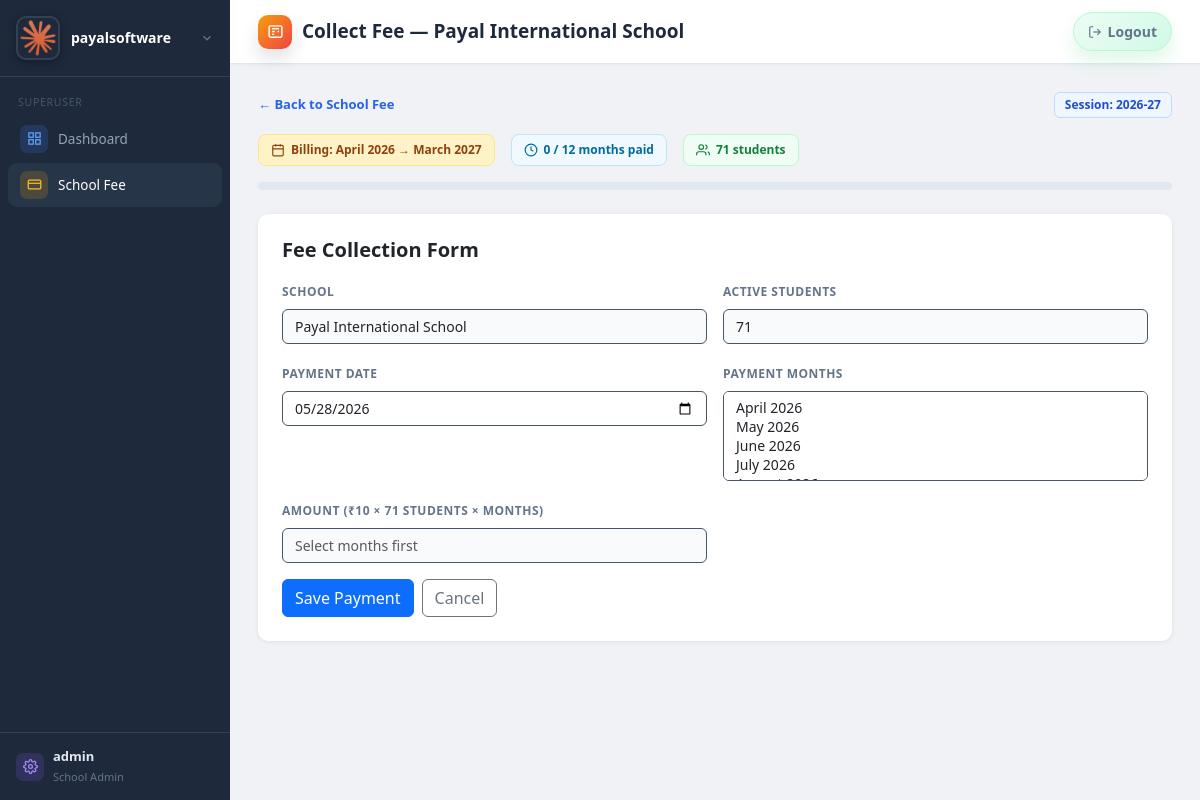
/super/schools/1/collect-fee/ (signed in), run on the app's committed database.
### schoolapp/models.py (models this page shows, shortened)
class SuperUserSettings(models.Model):
    software_name = models.CharField(max_length=150, default='SchoolERP')
    superuser_name = models.CharField(max_length=150, blank=True)
    superuser_email = models.EmailField(blank=True)
    superuser_phone = models.CharField(max_length=20, blank=True)
    logo = models.ImageField(upload_to='software_logos/', blank=True, null=True)
    organization_address = models.TextField(blank=True)
    notes = models.TextField(blank=True)
    default_session = models.CharField(max_length=20, blank=True, default='',
                                       help_text='Default academic session shown on superuser dashboard and school fee pages.')
    updated_at = models.DateTimeField(auto_now=True)
    @classmethod
    def get_solo(cls):
        obj = cls.objects.order_by('pk').first()
        if obj:
            return obj
        return cls.objects.create()

class User(AbstractUser):
    SUPERUSER = 'superuser'
    SCHOOL_ADMIN = 'school_admin'
    ROLES = [(SUPERUSER, 'Super User'), (SCHOOL_ADMIN, 'School Admin')]
    role = models.CharField(max_length=20, choices=ROLES, default=SCHOOL_ADMIN)
    school = models.ForeignKey(School, on_delete=models.CASCADE, null=True, blank=True)
    def is_super(self):
        return self.role == self.SUPERUSER or self.is_superuser

class School(models.Model):
    name = models.CharField(max_length=200)
    subdomain = models.SlugField(
        max_length=63, unique=True, null=True, blank=True,
        help_text='URL slug for this school, e.g. "greenwood" → greenwood.erpdomain.com',
    )
    phone = models.CharField(max_length=20, blank=True)
    email = models.EmailField(blank=True)
    logo = models.ImageField(upload_to='school_logos/', blank=True, null=True)
    address = models.TextField(blank=True)
    is_active = models.BooleanField(default=True)
    fee_per_student = models.DecimalField(max_digits=8, decimal_places=2, default=0)
    created_at = models.DateTimeField(auto_now_add=True)

### schoolapp/views/superuser_views.py (the view, shortened to what this page needs)
# urls.py: path('super/schools/<int:school_pk>/collect-fee/', views.super_collect_fee, name='super_collect_fee'),
@super_only
def super_collect_fee(request, school_pk):
    school = get_object_or_404(School, pk=school_pk)
    profile = SchoolProfile.get_for_school(school)
    su_settings = SuperUserSettings.get_solo()
    system_session = get_current_academic_session()
    su_default_session = su_settings.default_session or system_session
    current_session = su_default_session or profile.current_academic_session
    fee_per_student = school.fee_per_student
    is_current_profile_session = (current_session == profile.current_academic_session)
    if is_current_profile_session:
        num_students = Student.objects.filter(school=school, status=Student.STATUS_ACTIVE).count()
    else:
        num_students = Student.objects.filter(school=school, academic_session=current_session).count()
        if num_students == 0:
            num_students = Student.objects.filter(school=school, status=Student.STATUS_ACTIVE).count()
    available_sessions = sorted(
        {profile.current_academic_session}
        | set(SchoolBillingPayment.objects.filter(school=school).values_list('academic_session', flat=True).distinct())
        | set(SchoolSessionRecord.objects.filter(school=school).values_list('academic_session', flat=True)),
        reverse=True,
    )
    all_billing_months = get_school_billing_months(school, current_session)
    regular_month_students = {}
    adjustment_month_students = {}
    all_session_payments = SchoolBillingPayment.objects.filter(school=school, academic_session=current_session)
    paid_months = set(regular_month_students.keys())
    unpaid_months = [(val, label) for val, label in all_billing_months if val not in paid_months]
    adjustment_rows = []
    total_adjustment_due = Decimal('0.00')
    for token, label in all_billing_months:
        if token in paid_months:
            covered = regular_month_students.get(token, 0) + adjustment_month_students.get(token, 0)
            deficit = num_students - covered
            if deficit > 0:
                adj_amt = fee_per_student * deficit
                adjustment_rows.append({'token': token, 'label': label, 'covered': covered, 'deficit': deficit, 'amount': adj_amt})
                total_adjustment_due += adj_amt
    billing_history = all_session_payments.order_by('-payment_date')
    total_billed = billing_history.aggregate(t=Sum('amount_paid'))['t'] or Decimal('0.00')
    return render(request, 'superuser/collect_fee.html', {
        'school': school,
        'num_students': num_students,
        'fee_per_student': fee_per_student,
        'per_month_amount': fee_per_student * num_students,
        'unpaid_months': unpaid_months,
        'adjustment_rows': adjustment_rows,
        'total_adjustment_due': total_adjustment_due,
        'billing_history': billing_history,
        'total_billed': total_billed,
        'total_months': len(all_billing_months),
        'paid_count': len(all_billing_months) - len(unpaid_months),
        'current_session': current_session,
        'billing_start': all_billing_months[0][1] if all_billing_months else '',
        'billing_end': all_billing_months[-1][1] if all_billing_months else '',
        'available_sessions': available_sessions,
        'su_default_session': su_default_session,
    })

### templates/superuser/collect_fee.html (shortened to what this page needs)
{% extends 'base.html' %}
{% load fee_tags %}
{% block page_title %}Collect Fee — {{ school.name }}{% endblock %}
{% block extra_head %}
<link rel="stylesheet" href="https://cdn.jsdelivr.net/npm/choices.js/public/assets/styles/choices.min.css">
{% endblock %}
{% block content %}
<div class="d-flex align-items-center justify-content-between flex-wrap gap-2 mb-3">
  <a href="{% url 'super_school_fee_dashboard' %}" style="font-size:13px;font-weight:600;color:#2563eb;text-decoration:none;">
    ← Back to School Fee
  </a>
  <span style="background:#eff6ff;border:1.5px solid #bfdbfe;color:#1d4ed8;border-radius:6px;padding:3px 10px;font-weight:700;font-size:12px;">
    Session: {{ current_session }}
  </span>
</div>
<div class="d-flex flex-wrap gap-3 mb-3 align-items-center">
  <span class="info-pill" style="background:#fef3c7;border-color:#fde68a;color:#92400e;">
    <svg width="14" height="14" viewBox="0 0 24 24" fill="none" stroke="currentColor" stroke-width="2"><rect x="3" y="4" width="18" height="18" rx="2"/><path d="M16 2v4M8 2v4M3 10h18"/></svg>
    Billing: {{ billing_start }} → {{ billing_end }}
  </span>
  <span class="info-pill">
    <svg width="14" height="14" viewBox="0 0 24 24" fill="none" stroke="currentColor" stroke-width="2"><circle cx="12" cy="12" r="10"/><path d="M12 6v6l4 2"/></svg>
    {{ paid_count }} / {{ total_months }} months paid
  </span>
  <span class="info-pill" style="background:#f0fdf4;border-color:#bbf7d0;color:#15803d;">
    <svg width="14" height="14" viewBox="0 0 24 24" fill="none" stroke="currentColor" stroke-width="2"><path d="M17 21v-2a4 4 0 0 0-4-4H5a4 4 0 0 0-4 4v2"/><circle cx="9" cy="7" r="4"/><path d="M23 21v-2a4 4 0 0 0-3-3.87"/><path d="M16 3.13a4 4 0 0 1 0 7.75"/></svg>
    {{ num_students }} students
  </span>
</div>
{% if total_months %}
<div class="progress-bar-wrap mb-4" title="{{ paid_count }} of {{ total_months }} months paid">
</div>
{% endif %}
<div class="billing-card p-4" id="feeForm-wrap">
  <h5 class="fw-bold mb-3">Fee Collection Form</h5>
  {% if unpaid_months %}
  <form method="post" id="feeForm">
    <div class="row g-3">
      <div class="col-md-6">
        <label class="form-label">School</label>
        <input type="text" class="form-control" value="{{ school.name }}" readonly style="background:#f8fafc;">
      </div>
      <div class="col-md-6">
        <label class="form-label">Active Students</label>
        <input type="text" class="form-control" value="{{ num_students }}" readonly style="background:#f8fafc;">
      </div>
      <div class="col-md-6">
        <label class="form-label">Payment Date</label>
        <input type="date" name="payment_date" class="form-control" required value="{% now 'Y-m-d' %}">
      </div>
      <div class="col-md-6">
        <label class="form-label">Payment Months</label>
        <select name="payment_months" id="monthSelect" class="form-select month-multi-select" multiple required>
          {% for val, label in unpaid_months %}
            <option value="{{ val }}">{{ label }}</option>
          {% endfor %}
        </select>
      </div>
      <div class="col-md-6">
        <label class="form-label">Amount (₹{{ fee_per_student|floatformat:0 }} × {{ num_students }} students × months)</label>
        <input type="text" id="amountDisplay" class="form-control" readonly
               style="background:#f8fafc;" placeholder="Select months first">
      </div>
    </div>
    <div class="mt-3 d-flex gap-2">
      <button type="submit" class="btn btn-primary">Save Payment</button>
      <a href="{% url 'super_school_fee_dashboard' %}" class="btn btn-outline-secondary">Cancel</a>
    </div>
  </form>
  {% endif %}
</div>
{% endblock %}

### templates/base.html (shortened to what this page needs)
{% load static %}
<!DOCTYPE html>
<html lang="en">
<head>
<link rel="stylesheet" href="{% static 'css/style.css' %}">
<link rel="stylesheet" href="https://cdn.jsdelivr.net/npm/bootstrap@5.3.3/dist/css/bootstrap.min.css">
{% block extra_head %}{% endblock %}
</head>
<body>
<div class="sidebar">
  <div class="brand" id="brand-profile">
    <button type="button" class="brand-trigger" onclick="toggleBrandProfile(event)" aria-expanded="false" aria-controls="brand-profile-menu">
      <div class="brand-inner">
        {% if app_settings and app_settings.logo %}
          <img src="{{ app_settings.logo.url }}" alt="{{ app_settings.software_name|default:'SchoolERP' }}" class="brand-logo">
        {% else %}
          <div class="brand-logo-fallback">
            <svg width="22" height="22" fill="none" stroke="#fff" stroke-width="2" viewBox="0 0 24 24"><path d="M3 9l9-7 9 7v11a2 2 0 0 1-2 2H5a2 2 0 0 1-2-2z"/><polyline points="9 22 9 12 15 12 15 22"/></svg>
          </div>
        {% endif %}
        <div class="brand-text">
          <div class="brand-name">{{ app_settings.software_name|default:'SchoolERP' }}</div>
        </div>
        <svg class="brand-chevron" width="14" height="14" fill="none" stroke="currentColor" stroke-width="2.2" viewBox="0 0 24 24"><polyline points="6 9 12 15 18 9"/></svg>
      </div>
    </button>
  </div>
  <nav>
    {% if user.is_super %}
      <div class="nav-section">Superuser</div>
      <a href="{% url 'super_dashboard' %}" {% if request.resolver_match.url_name == 'super_dashboard' %}class="active"{% endif %}>
        <span class="ni ni-blue"><svg width="15" height="15" fill="none" stroke="currentColor" stroke-width="2" viewBox="0 0 24 24"><rect x="3" y="3" width="7" height="7"/><rect x="14" y="3" width="7" height="7"/><rect x="3" y="14" width="7" height="7"/><rect x="14" y="14" width="7" height="7"/></svg></span>
        Dashboard
      </a>
      <a href="{% url 'super_school_fee_dashboard' %}" {% if request.resolver_match.url_name == 'super_school_fee_dashboard' or request.resolver_match.url_name == 'super_collect_fee' %}class="active"{% endif %}>
        <span class="ni ni-amber"><svg width="15" height="15" fill="none" stroke="currentColor" stroke-width="2" viewBox="0 0 24 24"><rect x="2" y="5" width="20" height="14" rx="2"/><line x1="2" y1="10" x2="22" y2="10"/></svg></span>
        School Fee
      </a>
    {% endif %}
  </nav>
  {% if not user.is_super %}
  <a href="{% url 'config_view' %}" class="user-info {% if request.resolver_match.url_name == 'config_view' %}active{% endif %}">
    <span class="ni ni-purple"><svg width="15" height="15" fill="none" stroke="currentColor" stroke-width="2" viewBox="0 0 24 24"><circle cx="12" cy="12" r="3"/><path d="M19.4 15a1.65 1.65 0 0 0 .33 1.82l.06.06a2 2 0 0 1-2.83 2.83l-.06-.06a1.65 1.65 0 0 0-1.82-.33 1.65 1.65 0 0 0-1 1.51V21a2 2 0 0 1-4 0v-.09A1.65 1.65 0 0 0 9 19.4a1.65 1.65 0 0 0-1.82.33l-.06.06a2 2 0 0 1-2.83-2.83l.06-.06A1.65 1.65 0 0 0 4.68 15a1.65 1.65 0 0 0-1.51-1H3a2 2 0 0 1 0-4h.09A1.65 1.65 0 0 0 4.6 9a1.65 1.65 0 0 0-.33-1.82l-.06-.06a2 2 0 0 1 2.83-2.83l.06.06A1.65 1.65 0 0 0 9 4.68a1.65 1.65 0 0 0 1-1.51V3a2 2 0 0 1 4 0v.09a1.65 1.65 0 0 0 1 1.51 1.65 1.65 0 0 0 1.82-.33l.06-.06a2 2 0 0 1 2.83 2.83l-.06.06A1.65 1.65 0 0 0 19.4 9a1.65 1.65 0 0 0 1.51 1H21a2 2 0 0 1 0 4h-.09a1.65 1.65 0 0 0-1.51 1z"/></svg></span>
    Settings
  </a>
  {% else %}
  <a href="{% url 'super_settings' %}" class="user-info {% if request.resolver_match.url_name == 'super_settings' %}active{% endif %}">
    <span class="ni ni-purple"></span>
    <div class="user-details">
      <strong>{{ user.username }}</strong>
      <small>{{ user.get_role_display }}</small>
    </div>
  </a>
  {% endif %}
</div>
<div class="main">
  <div class="topbar">
    <h1 class="page-title">
      {% with url_name=request.resolver_match.url_name|default:'' %}
        {% if url_name == 'student_list' or url_name == 'student_create' or url_name == 'student_edit' or url_name == 'student_delete' or url_name == 'student_promote' or url_name == 'student_fail' or url_name == 'student_transfer' or url_name == 'admission_bulk_upload' %}
          <span class="page-title-icon admission" aria-hidden="true">
            <svg fill="none" stroke="currentColor" stroke-width="2" viewBox="0 0 24 24"><path d="M16 21v-2a4 4 0 0 0-4-4H6a4 4 0 0 0-4 4v2"/><circle cx="9" cy="7" r="4"/><path d="M19 8v6"/><path d="M22 11h-6"/></svg>
          </span>
        {% elif 'payment' in url_name or url_name == 'super_school_fee_dashboard' or url_name == 'super_collect_fee' %}
          <span class="page-title-icon fee" aria-hidden="true">
            <svg fill="none" stroke="currentColor" stroke-width="2" viewBox="0 0 24 24"><rect x="3" y="4" width="18" height="16" rx="2"/><path d="M7 8h10"/><path d="M7 12h4"/><path d="M15 12h2"/><path d="M7 16h3"/></svg>
          </span>
        {% elif url_name == 'whatsapp_dashboard' %}
          <span class="page-title-icon whatsapp" aria-hidden="true">
            <svg fill="none" stroke="currentColor" stroke-width="2" viewBox="0 0 24 24"><path d="M18 8A6 6 0 0 0 6 8c0 7-3 9-3 9h18s-3-2-3-9"/><path d="M13.73 21a2 2 0 0 1-3.46 0"/></svg>
          </span>
        {% elif url_name == 'announcement_dashboard' %}
          <span class="page-title-icon announcement" aria-hidden="true">
            <svg fill="none" stroke="currentColor" stroke-width="2" viewBox="0 0 24 24"><path d="M3 11v2a1 1 0 0 0 1 1h2l3 3V8L6 11H4a1 1 0 0 0-1 1z"/><path d="M15 9a4 4 0 0 1 0 6"/><path d="M18 6a8 8 0 0 1 0 12"/></svg>
          </span>
        {% elif 'report' in url_name %}
          <span class="page-title-icon reports" aria-hidden="true">
            <svg fill="none" stroke="currentColor" stroke-width="2" viewBox="0 0 24 24"><path d="M14 2H6a2 2 0 0 0-2 2v16a2 2 0 0 0 2 2h12a2 2 0 0 0 2-2V8z"/><path d="M14 2v6h6"/><path d="M8 13h8"/><path d="M8 17h5"/></svg>
          </span>
        {% endif %}
      {% endwith %}
      <span>{% block page_title %}Dashboard{% endblock %}</span>
    </h1>
    <div class="topbar-right">
      <a class="topbar-logout" href="{% url 'logout' %}">
        <svg width="14" height="14" fill="none" stroke="currentColor" stroke-width="2" viewBox="0 0 24 24"><path d="M9 21H5a2 2 0 0 1-2-2V5a2 2 0 0 1 2-2h4"/><polyline points="16 17 21 12 16 7"/><line x1="21" y1="12" x2="9" y2="12"/></svg>
        Logout
      </a>
    </div>
  </div>
  <div class="content">
    {% block content %}{% endblock %}
  </div>
</div>
</body>
</html>

### data on the page
SuperUserSettings: logo (picture), software_name "payalsoftware", default_session "2026-27"
User: username "admin", role "School Admin"
School: name "Payal International School", fee_per_student "10"

### other printed values
{{ billing_start }} "April 2026"
{{ billing_end }} "March 2027"
{{ paid_count }} "0"
{{ total_months }} "12"
{{ num_students }} "71"
